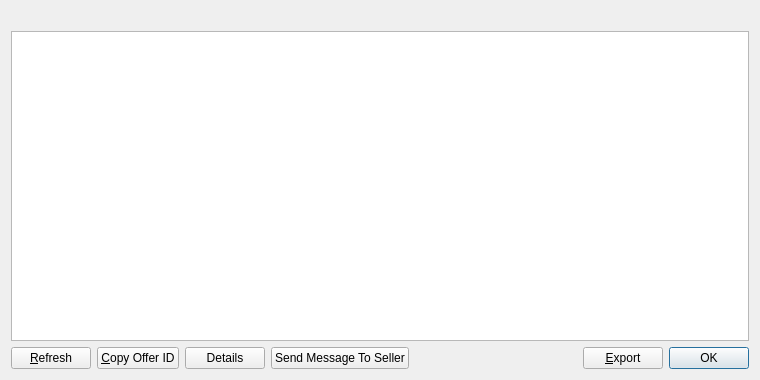
<?xml version="1.0" encoding="UTF-8"?>
<ui version="4.0">
 <class>AcceptedOfferListPage</class>
 <widget class="QWidget" name="AcceptedOfferListPage">
  <property name="geometry">
   <rect>
    <x>0</x>
    <y>0</y>
    <width>760</width>
    <height>380</height>
   </rect>
  </property>
  <property name="windowTitle">
   <string>Accepted Offers</string>
  </property>
  <layout class="QVBoxLayout" name="verticalLayout">
   <item>
    <widget class="QLabel" name="labelExplanation">
     <property name="textFormat">
      <enum>Qt::PlainText</enum>
     </property>
     <property name="wordWrap">
      <bool>true</bool>
     </property>
    </widget>
   </item>
   <item>
    <widget class="QTableView" name="tableView">
     <property name="contextMenuPolicy">
      <enum>Qt::CustomContextMenu</enum>
     </property>
     <property name="toolTip">
      <string/>
     </property>
     <property name="tabKeyNavigation">
      <bool>false</bool>
     </property>
     <property name="alternatingRowColors">
      <bool>true</bool>
     </property>
     <property name="selectionMode">
      <enum>QAbstractItemView::SingleSelection</enum>
     </property>
     <property name="selectionBehavior">
      <enum>QAbstractItemView::SelectRows</enum>
     </property>
     <property name="sortingEnabled">
      <bool>true</bool>
     </property>
     <attribute name="verticalHeaderVisible">
      <bool>false</bool>
     </attribute>
    </widget>
   </item>
   <item>
    <layout class="QHBoxLayout" name="horizontalLayout">
     <item>
      <widget class="QPushButton" name="refreshButton">
       <property name="maximumSize">
        <size>
         <width>16777215</width>
         <height>48</height>
        </size>
       </property>
       <property name="text">
        <string>&amp;Refresh</string>
       </property>
       <property name="icon">
        <iconset resource="../syscoin.qrc">
         <normaloff>:/icons/refresh</normaloff>:/icons/refresh</iconset>
       </property>
      </widget>
     </item>
     <item>
      <widget class="QPushButton" name="copyOffer">
       <property name="toolTip">
        <string>Copy the currently selected alias to the system clipboard</string>
       </property>
       <property name="text">
        <string>&amp;Copy Offer ID</string>
       </property>
       <property name="icon">
        <iconset resource="../syscoin.qrc">
         <normaloff>:/icons/editcopy</normaloff>:/icons/editcopy</iconset>
       </property>
      </widget>
     </item>
     <item>
      <widget class="QPushButton" name="detailButton">
       <property name="text">
        <string>Details</string>
       </property>
       <property name="icon">
        <iconset resource="../syscoin.qrc">
         <normaloff>:/icons/details</normaloff>:/icons/details</iconset>
       </property>
      </widget>
     </item>
     <item>
      <widget class="QPushButton" name="messageButton">
       <property name="text">
        <string>Send Message To Seller</string>
       </property>
       <property name="icon">
        <iconset resource="../syscoin.qrc">
         <normaloff>:/icons/outmail</normaloff>:/icons/outmail</iconset>
       </property>
      </widget>
     </item>
     <item>
      <spacer name="horizontalSpacer">
       <property name="orientation">
        <enum>Qt::Horizontal</enum>
       </property>
       <property name="sizeHint" stdset="0">
        <size>
         <width>40</width>
         <height>20</height>
        </size>
       </property>
      </spacer>
     </item>
     <item>
      <widget class="QPushButton" name="exportButton">
       <property name="toolTip">
        <string>Export the data in the current tab to a file</string>
       </property>
       <property name="text">
        <string>&amp;Export</string>
       </property>
       <property name="icon">
        <iconset resource="../syscoin.qrc">
         <normaloff>:/icons/export</normaloff>:/icons/export</iconset>
       </property>
      </widget>
     </item>
     <item>
      <widget class="QDialogButtonBox" name="buttonBox">
       <property name="sizePolicy">
        <sizepolicy hsizetype="Maximum" vsizetype="Fixed">
         <horstretch>0</horstretch>
         <verstretch>0</verstretch>
        </sizepolicy>
       </property>
       <property name="standardButtons">
        <set>QDialogButtonBox::Ok</set>
       </property>
      </widget>
     </item>
    </layout>
   </item>
  </layout>
 </widget>
 <resources>
  <include location="../syscoin.qrc"/>
 </resources>
 <connections/>
</ui>
